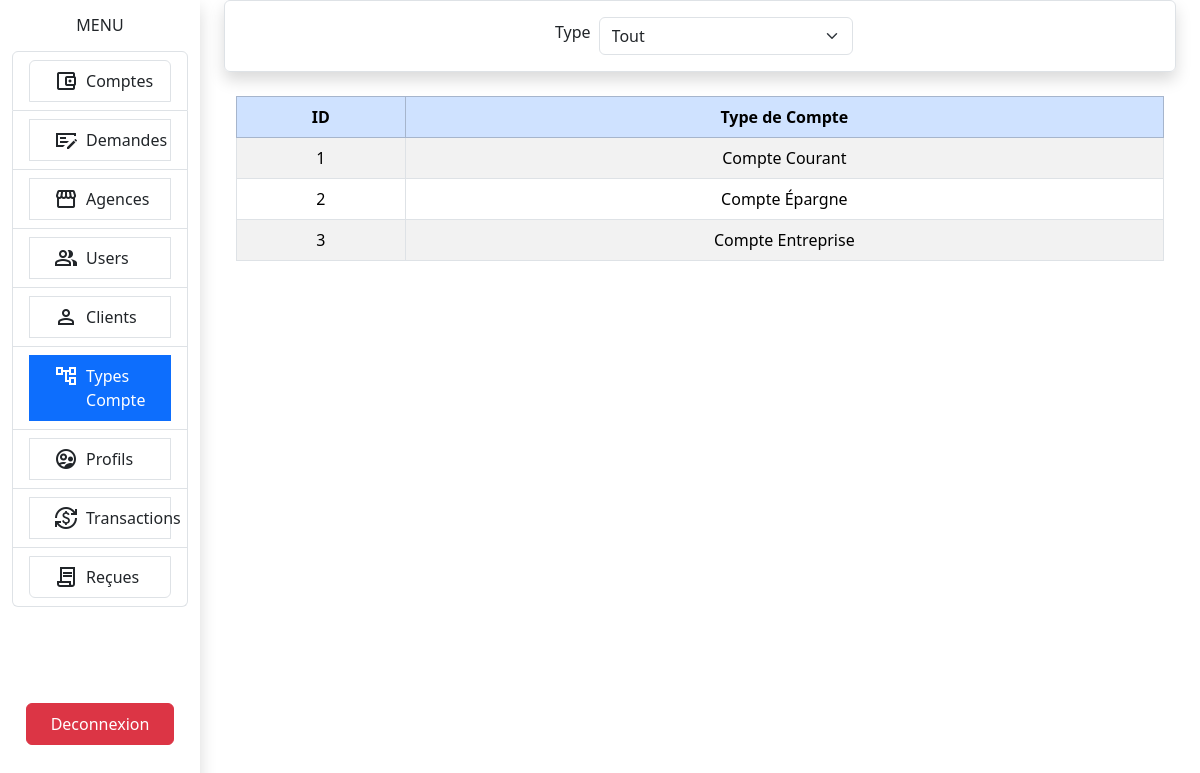
The app's page /?ressource=html&controller=typecpt (signed in) with its own data.
### tables this page shows
CREATE TABLE typecpt (
    idtc INT PRIMARY KEY AUTO_INCREMENT,
    libtc VARCHAR(100) NOT NULL
);

### src/core/Controller.php (called while the page is built, shortened)
<?php
abstract class  Controller {
    public function renderView(string $view, array $data = [] ): void {
        extract($data);
        require_once "../views/$view.html.php";
    }
}

### src/controllers/html/TypecptController.php (called while the page is built, shortened)
<?php
require_once "../src/core/Controller.php";
class TypecptController extends Controller {
    private TypecptModel $typecptModel;
    public function __construct(){
        $this-> typecptModel = new TypecptModel();
        $this-> load();
    }
    public function load(){
        $this-> listerTypecpt();
    }
    public function listerTypecpt(){
        parent::renderView("typecpt/listeTypecpt", ['data' => $this-> typecptModel-> findAll()]);
    }
}

### public/index.php (called while the page is built, shortened)
<?php
Rooter::run();

### src/core/Model.php (called while the page is built, shortened)
<?php
abstract class  Model
{
    public function findAll() {
        $calledClass = get_called_class();
        $table = str_replace('Model',"",$calledClass);
        $sql = "SELECT * FROM $table";
        return $this->  executeSelect($sql);
    }
    protected function executeSelect(string $sql, bool $single = false): array {
        $calledClass = get_called_class();
        $result = $this->openConnexion()->query($sql);
        if (!$single) {
            return $result->fetchAll(PDO::FETCH_CLASS, $calledClass);
        }
        return $result->fetch(PDO::FETCH_CLASS, $calledClass);
    }
    protected function openConnexion()
    {
        return new PDO(
            'mysql:host=localhost;dbname=gestionbank;charset=utf8', 'root', ''
        );
    }
}

### views/typecpt/listeTypecpt.html.php (the view, shortened to what this page needs)
<div class="container w-100">
    <div class="container col-12 border shadow d-flex align-items-center justify-content-around p-3 rounded">
        <div class="col-md-4 d-flex d-flex align-items-center">
            <label for="inputTc" class="form-label  mx-2">Type</label>
            <select id="inputTc" class="form-select">
                <option value="all">Tout</option>
            </select>
        </div>
    </div>
    <div class="container mt-4 col-12">
        <table class="table table-striped table-hover table-bordered vw-50">
            <thead class="table-primary">
                <tr>
                    <th class="col text-center">ID</th>
                    <th class="col text-center">Type de Compte</th>
                </tr>
            </thead>
            <tbody>
            <?php foreach ($data as $datum): ?>
                <tr>
                    <td class="text-center"> <?= $datum->idtc ?>  </td>
                    <td class="text-center"> <?= $datum->libtc ?>  </td>
                </tr>
            <?php endforeach ?>
            </tbody>
        </table>
    </div>
</div>

### records on screen
typecpt: idtc "1", libtc "Compte Courant"
typecpt: idtc "2", libtc "Compte Épargne"
typecpt: idtc "3", libtc "Compte Entreprise"
